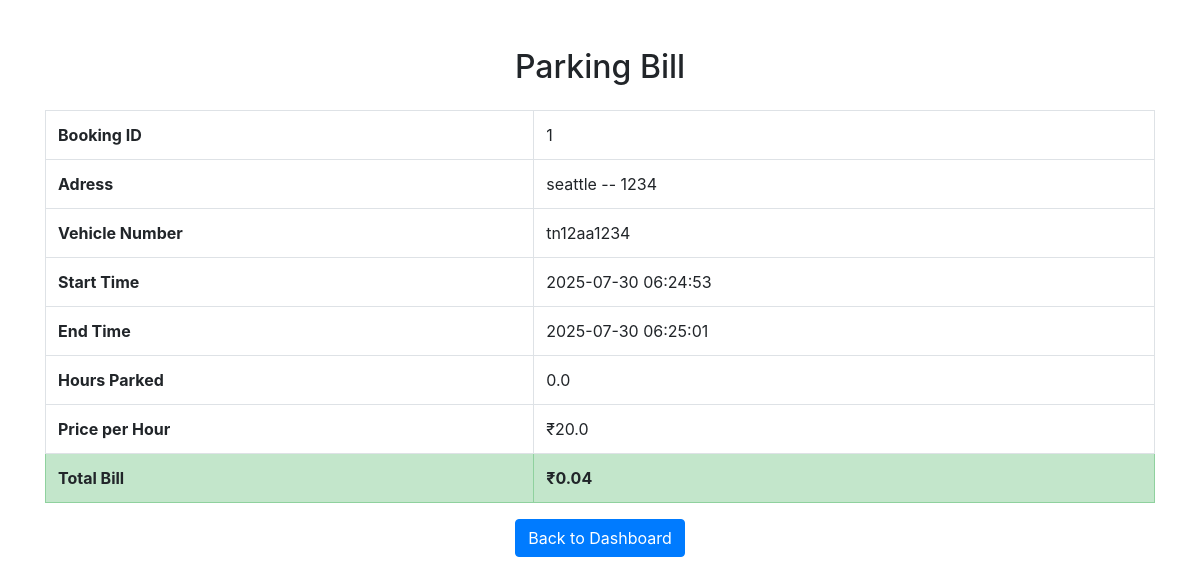
The app's page /user/bill/1 (signed in), older data.
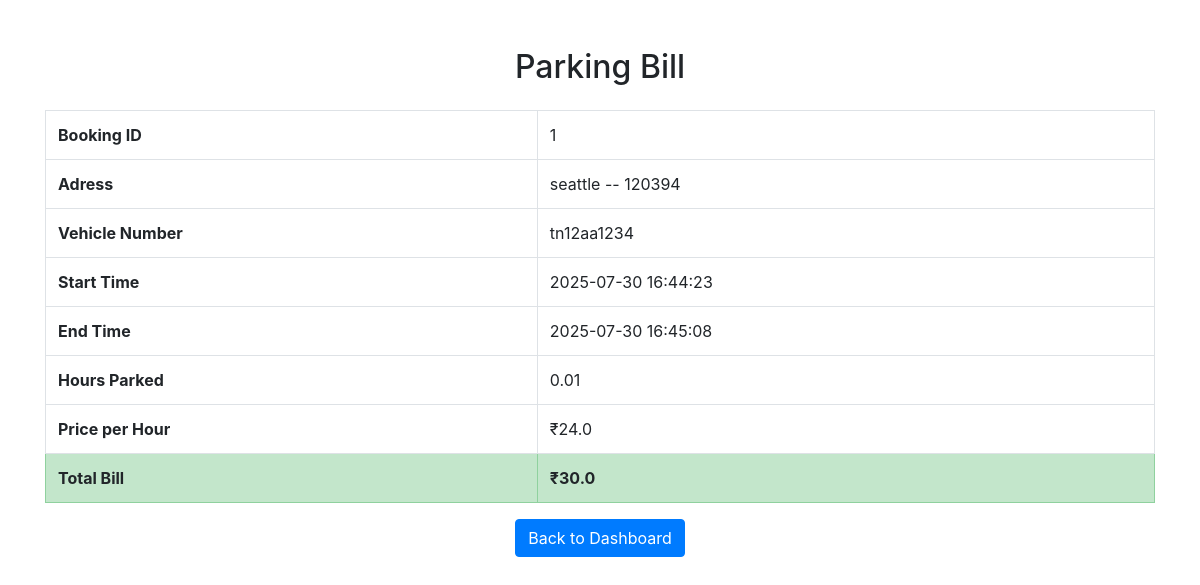
The same page, newer data.
### tables this page shows
CREATE TABLE Bookings (
              booking_id  INTEGER PRIMARY KEY AUTOINCREMENT,
              spot_id     INTEGER NOT NULL,
              vehicle_id  INTEGER NOT NULL,
              start_time  DATETIME NOT NULL DEFAULT CURRENT_TIMESTAMP,
              end_time    DATETIME,
              status      TEXT    NOT NULL DEFAULT 'Booked'
                           CHECK(status IN ('Booked','Completed','Cancelled')),
              duration_hours Float Default NULL,
              total_amount Float Default NULL,
              FOREIGN KEY(spot_id)    REFERENCES ParkingSpots(spot_id)
                ON DELETE CASCADE,
              FOREIGN KEY(vehicle_id) REFERENCES Vehicles(vehicle_id)
                ON DELETE CASCADE
            );

### app.py (the view)
@app.route('/user/bill/<int:spotid>', methods=['GET', 'POST'])
def bill_details(spotid):
    details = for_bill(session.get('user_id'), spotid)
    return render_template('billDisplay.html', spot=details)

### templates/billDisplay.html (shortened to what this page needs)
<!DOCTYPE html>
<html lang="en">
<head>
    <link rel="stylesheet" href="https://cdn.jsdelivr.net/npm/bootstrap@4.6.0/dist/css/bootstrap.min.css">
</head>
<body>
<div class="container mt-5">
    <h2 class="text-center mb-4">Parking Bill</h2>
    <table class="table table-bordered">
        <tr>
            <th>Booking ID</th>
            <td>{{ spot[0] }}</td>
        </tr>
        <tr>
            <th>Adress</th>
            <td>{{ spot[5] }} -- {{ spot[6] }}</td>
        </tr>
        <tr>
            <th>Vehicle Number</th>
            <td>{{ spot[1] }}</td>
        </tr>
        <tr>
            <th>Start Time</th>
            <td>{{ spot[8] }}</td>
        </tr>
        <tr>
            <th>End Time</th>
            <td>{{ spot[9] }}</td>
        </tr>
        <tr>
            <th>Hours Parked</th>
            <td>{{ spot[11] }}</td>
        </tr>
        <tr>
            <th>Price per Hour</th>
            <td>₹{{ spot[10] }}</td>
        </tr>
        <tr class="table-success">
            <th>Total Bill</th>
            <td><strong>₹{{ spot[12] }}</strong></td>
        </tr>
    </table>
    <div class="text-center">
        <a href="{{ url_for('dashboard', userid=spot[2]) }}" class="btn btn-primary">Back to Dashboard</a>
    </div>
</div>
</body>
</html>

Row changes from the older to the newer data that the page shows:
changed Bookings id 1: start_time "2025-07-30 06:24:53" → "2025-07-30 16:44:23"; end_time "2025-07-30 06:25:01" → "2025-07-30 16:45:08"
Text that changed along with them:
{{ spot[6] }}: "1234" → "120394"
{{ spot[11] }}: "0.0" → "0.01"
{{ spot[10] }}: "20.0" → "24.0"
{{ spot[12] }}: "0.04" → "30.0"
